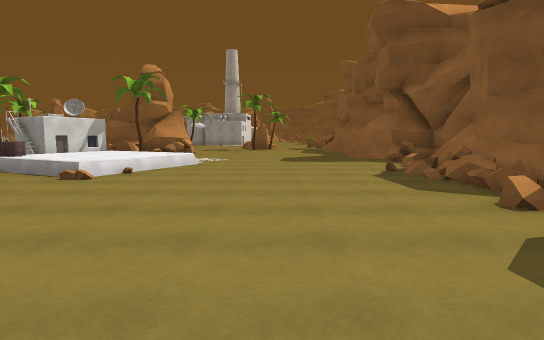
View 1 (above)

24 first-person views from a walk through a 3-D level made in the Unity game engine. The camera is 1.5 m above the floor, tilts 6° down and sees 80° across. The floor is counted in squares, 2 m on a side. Each view is taken from the middle of a square. On the plan, view 1 faces up. The plan holds only what a view shows up to about 11 squares ahead; the rest is blank. The place goes on beyond the plan. Some animated figures are not drawn.

View 2
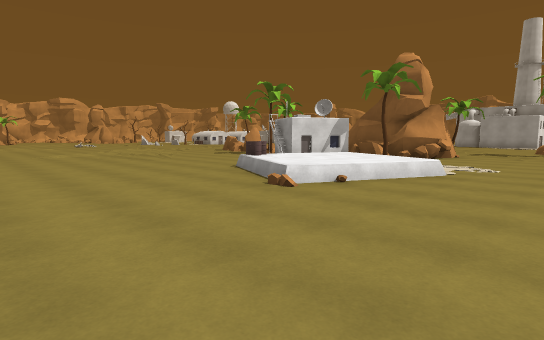

View 3
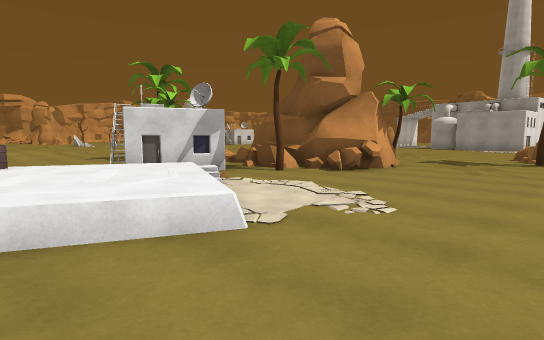

View 4
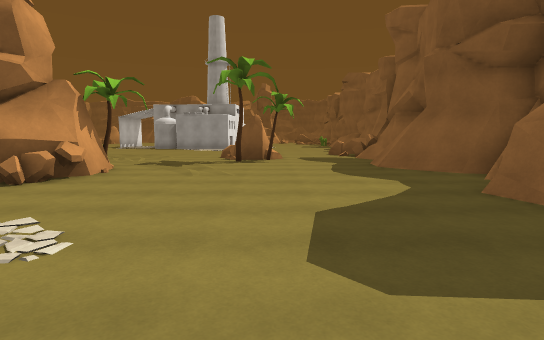

View 5
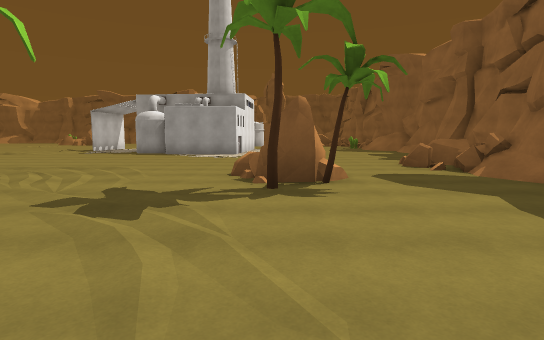

View 6
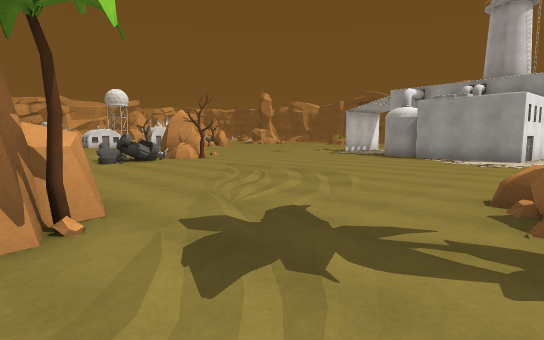

View 7
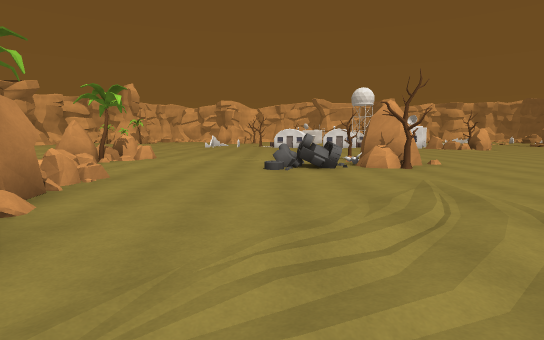

View 8
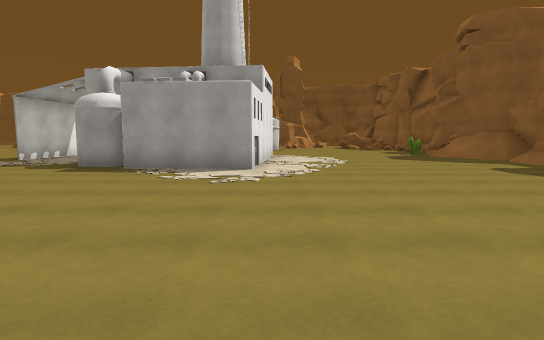

View 9
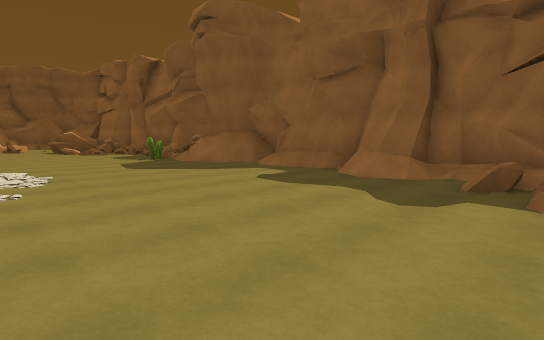

View 10
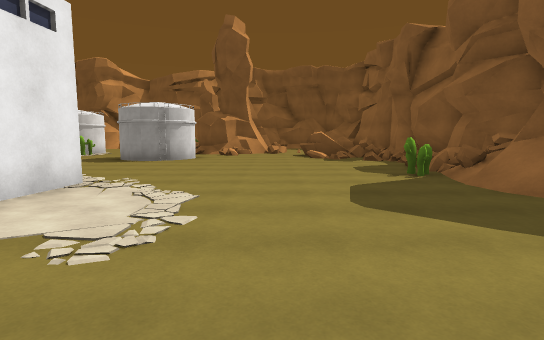

View 11
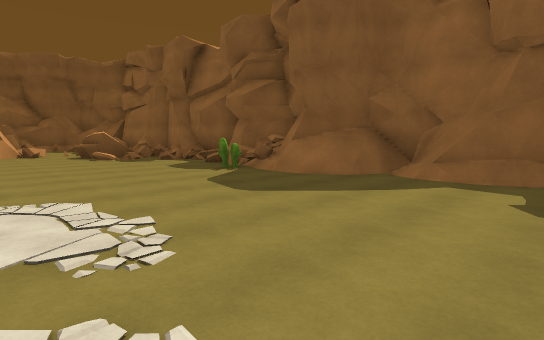

View 12
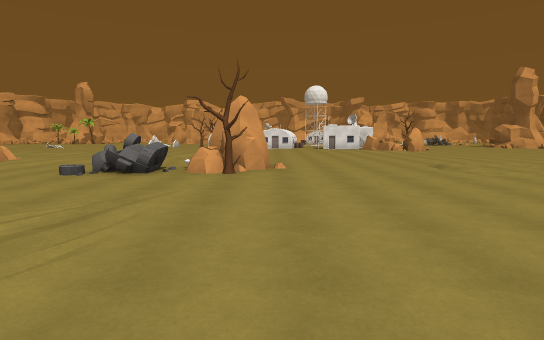

View 13
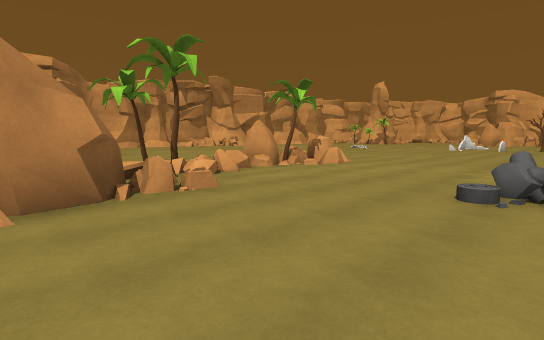

View 14
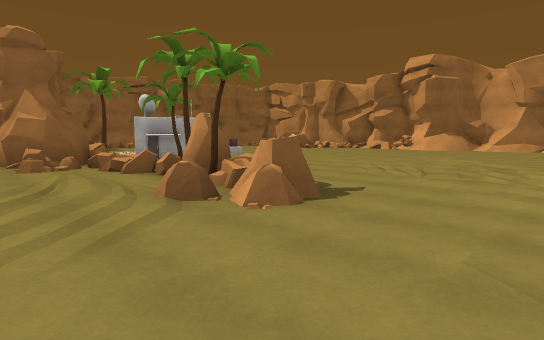

View 15
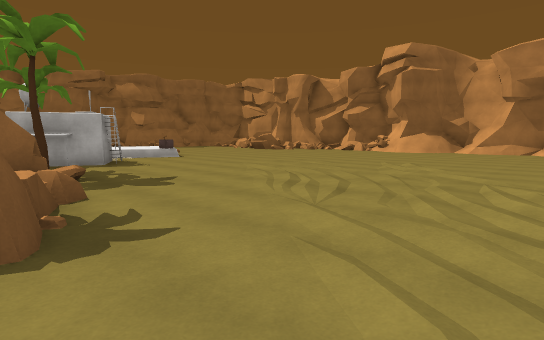

View 16
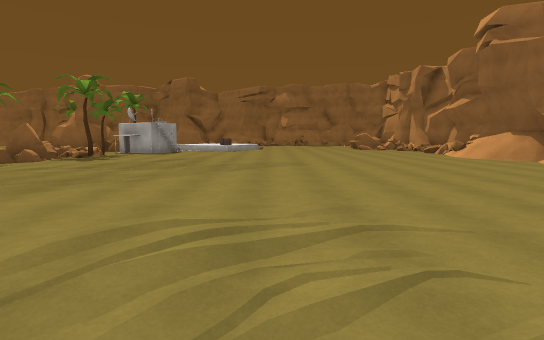

View 17
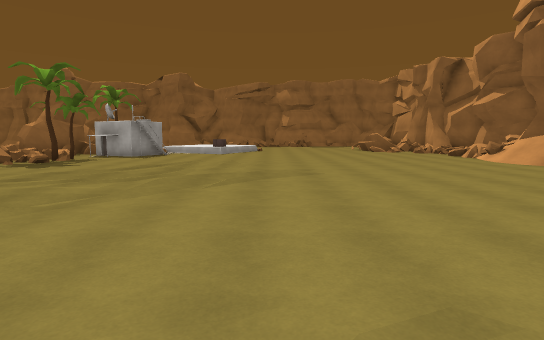

View 18
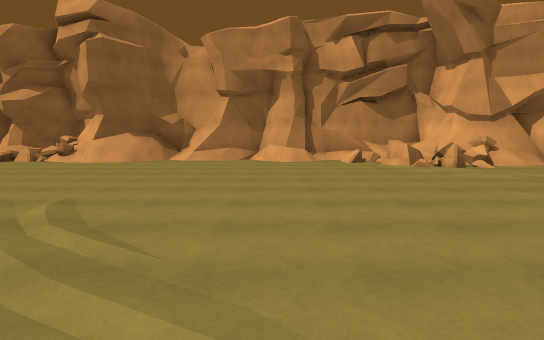

View 19
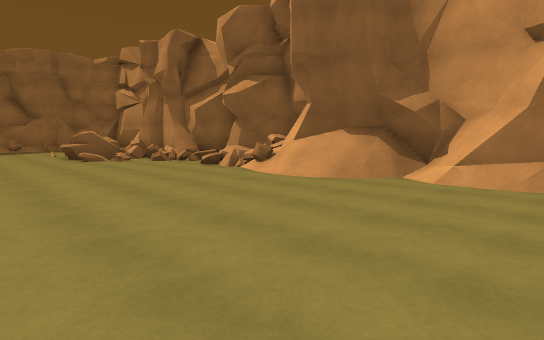

View 20
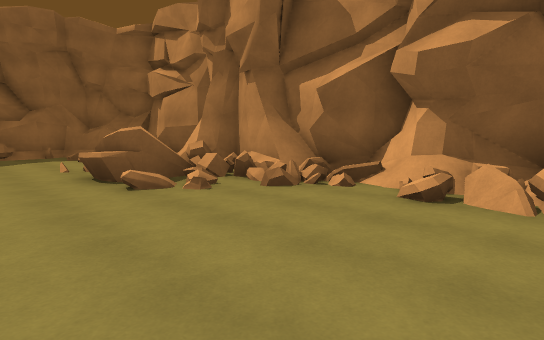

View 21
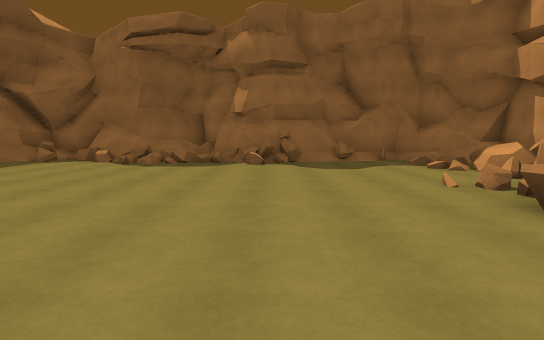

View 22
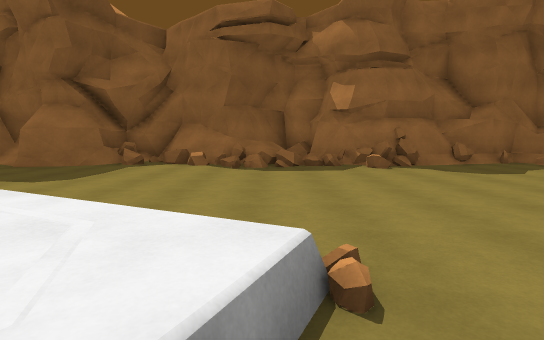

View 23
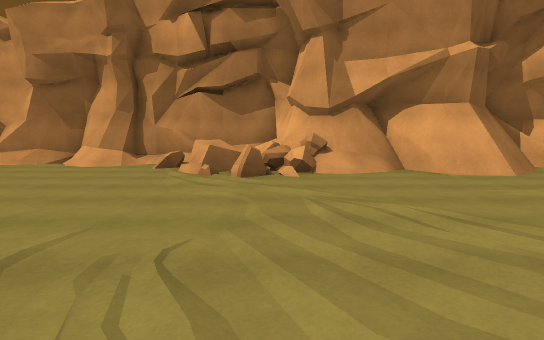

View 24
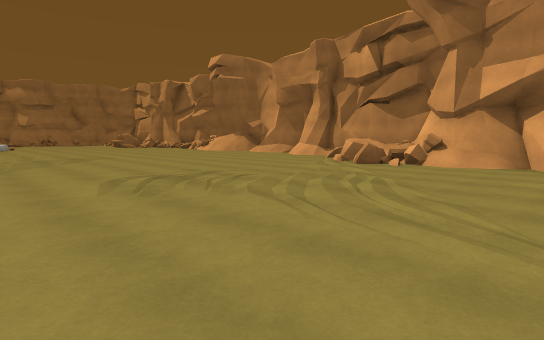

### Floor plan
Key: @ floor where view 1 was taken; # wall or solid block; . main floor; : floor 0.5 m higher than the main floor; + floor 0.75 m higher than the main floor; / step, stairs or slope; = window, fence, low wall or low ledge; ^ raised ledge; T tree; B building; R rock; A tank; C cactus.
Columns run from 25 left of view 1 to 6 right of it. Each row starts with its distance up from view 1.
 38                          ..=#
 37                        #.....=#
 36                      .##.....#=#
 35                      .........##
 34                      .........=#
 33                       ........=#
 32                       .......C=#
 31                        #...../##
 30           ..   #.      #.....//#
 29           ...  #..     #....../#
 28           ...//....   ##......##
 27           .........####.......##
 26           ...//......##........#
 25           ....................##
 24           ..................../#
 23           ...................=/#
 22           ...R..............=^/^
 21             TRT.............##
 20             ................=#
 19            ..AAA........RR../#
 18       ..   ...A.........TT...#
 17       ......................##
 16        .............#T......##
 15        ..........R####....../##
 14         ....R....#####......./#
 13         ...RTR#==#####......./
 12         .....R=TTB# T.......#
 11         .........BBB........###
 10         .........BBB:........=#
  9        .............::==.....=#
  8 . .................= ://.....=#
  7 ........../........#=#=.....#=#
  6 .....................=......=+#
  5 ............................/##
  4 ............................=#
  3 ............................##
  2 .............................#
  1 .............................#
  0 ....#=...............#==.@...#
 -1 ##/##^=.............####..#=##
 -2  ####==......///==.====#=====#
 -3     ########/###=#/###########
 -4            ### ######

Positions as (right, up) in squares from view 1, and headings:
1: (0, 0), facing up
2: (0, 2), facing up-left
3: (0, 7), facing up-left
4: (0, 8), facing up
5: (-1, 13), facing up
6: (-1, 15), facing up-left
7: (-3, 18), facing left
8: (-2, 19), facing up
9: (-1, 22), facing up-right
10: (1, 26), facing up
11: (-1, 26), facing up-right
12: (-4, 22), facing left
13: (-6, 19), facing down-left
14: (-17, 16), facing down-right
15: (-17, 13), facing down-right
16: (-22, 5), facing right
17: (-20, 5), facing right
18: (-16, 8), facing down
19: (-15, 3), facing down-right
20: (-9, 2), facing down-right
21: (-6, 3), facing right
22: (-5, 6), facing right
23: (-21, 6), facing down
24: (-25, 8), facing down-right
